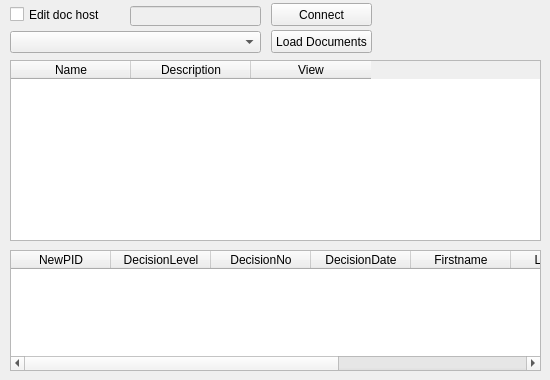
      <widget class="QWidget" name="document_tab">
       <attribute name="title">
        <string>Document</string>
       </attribute>
       <widget class="QPushButton" name="load_docs_button">
        <property name="geometry">
         <rect>
          <x>271</x>
          <y>30</y>
          <width>101</width>
          <height>23</height>
         </rect>
        </property>
        <property name="text">
         <string>Load Documents</string>
        </property>
       </widget>
       <widget class="QComboBox" name="documet_cbox">
        <property name="geometry">
         <rect>
          <x>10</x>
          <y>31</y>
          <width>251</width>
          <height>22</height>
         </rect>
        </property>
       </widget>
       <widget class="QTableWidget" name="doc_twidget">
        <property name="geometry">
         <rect>
          <x>10</x>
          <y>60</y>
          <width>531</width>
          <height>181</height>
         </rect>
        </property>
        <property name="editTriggers">
         <set>QAbstractItemView::DoubleClicked</set>
        </property>
        <attribute name="horizontalHeaderCascadingSectionResizes">
         <bool>false</bool>
        </attribute>
        <attribute name="horizontalHeaderDefaultSectionSize">
         <number>120</number>
        </attribute>
        <attribute name="horizontalHeaderHighlightSections">
         <bool>false</bool>
        </attribute>
        <attribute name="verticalHeaderCascadingSectionResizes">
         <bool>false</bool>
        </attribute>
        <column>
         <property name="text">
          <string>Name</string>
         </property>
        </column>
        <column>
         <property name="text">
          <string>Description</string>
         </property>
        </column>
        <column>
         <property name="text">
          <string>View</string>
         </property>
        </column>
       </widget>
       <widget class="QTableWidget" name="doc_info_twidget">
        <property name="geometry">
         <rect>
          <x>10</x>
          <y>250</y>
          <width>531</width>
          <height>121</height>
         </rect>
        </property>
        <column>
         <property name="text">
          <string>NewPID</string>
         </property>
        </column>
        <column>
         <property name="text">
          <string>DecisionLevel</string>
         </property>
        </column>
        <column>
         <property name="text">
          <string>DecisionNo</string>
         </property>
        </column>
        <column>
         <property name="text">
          <string>DecisionDate</string>
         </property>
        </column>
        <column>
         <property name="text">
          <string>Firstname</string>
         </property>
        </column>
        <column>
         <property name="text">
          <string>Lastname</string>
         </property>
        </column>
        <column>
         <property name="text">
          <string>PersonID</string>
         </property>
        </column>
        <column>
         <property name="text">
          <string>Address</string>
         </property>
        </column>
       </widget>
       <widget class="QPushButton" name="ftp_connect_button">
        <property name="geometry">
         <rect>
          <x>271</x>
          <y>3</y>
          <width>101</width>
          <height>23</height>
         </rect>
        </property>
        <property name="text">
         <string>Connect</string>
        </property>
       </widget>
       <widget class="QCheckBox" name="is_ftp_edit_chbox">
        <property name="geometry">
         <rect>
          <x>10</x>
          <y>6</y>
          <width>111</width>
          <height>17</height>
         </rect>
        </property>
        <property name="text">
         <string>Edit doc host</string>
        </property>
       </widget>
       <widget class="QLineEdit" name="ftp_host_edit">
        <property name="enabled">
         <bool>false</bool>
        </property>
        <property name="geometry">
         <rect>
          <x>130</x>
          <y>6</y>
          <width>131</width>
          <height>20</height>
         </rect>
        </property>
       </widget>
      </widget>
